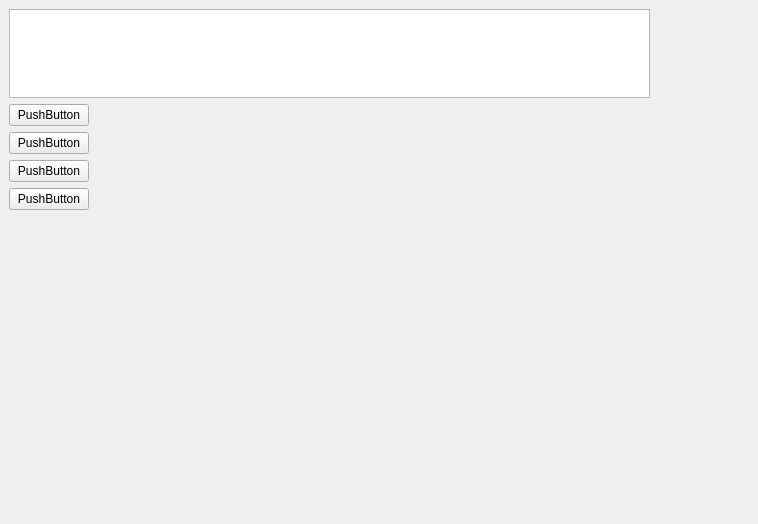
<?xml version="1.0" encoding="UTF-8"?>
<ui version="4.0">
 <class>Form</class>
 <widget class="QWidget" name="Form">
  <property name="geometry">
   <rect>
    <x>0</x>
    <y>0</y>
    <width>758</width>
    <height>524</height>
   </rect>
  </property>
  <property name="windowTitle">
   <string>Form</string>
  </property>
  <widget class="QWidget" name="formLayoutWidget">
   <property name="geometry">
    <rect>
     <x>9</x>
     <y>9</y>
     <width>641</width>
     <height>201</height>
    </rect>
   </property>
   <layout class="QFormLayout" name="formLayout">
    <item row="3" column="0">
     <widget class="QPushButton" name="pushButton">
      <property name="text">
       <string>PushButton</string>
      </property>
     </widget>
    </item>
    <item row="4" column="0">
     <widget class="QPushButton" name="pushButton_3">
      <property name="text">
       <string>PushButton</string>
      </property>
     </widget>
    </item>
    <item row="2" column="0">
     <widget class="QPushButton" name="pushButton_2">
      <property name="text">
       <string>PushButton</string>
      </property>
     </widget>
    </item>
    <item row="5" column="0">
     <widget class="QPushButton" name="pushButton_4">
      <property name="text">
       <string>PushButton</string>
      </property>
     </widget>
    </item>
    <item row="1" column="0" colspan="2">
     <widget class="QListView" name="listView"/>
    </item>
   </layout>
  </widget>
 </widget>
 <resources/>
 <connections/>
</ui>
